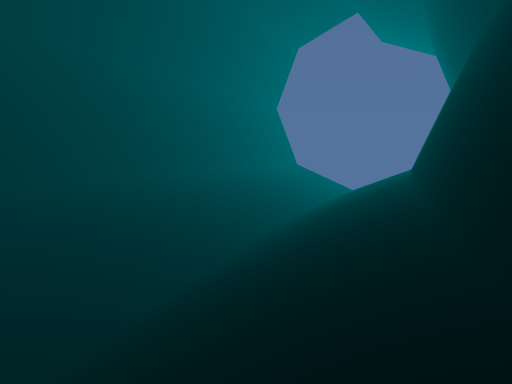
View 1 (above)

13 first-person views from a walk through a scene from a Unity 3-D project. The camera is 1.4 m above the floor, tilts 6° down and sees 70° across. The floor is counted in squares, 2 m on a side. Each view is taken from the middle of a square. On the plan, view 1 faces up. The plan holds only what a view shows up to about 11 squares ahead; the rest is blank. The place goes on beyond the plan.

View 2
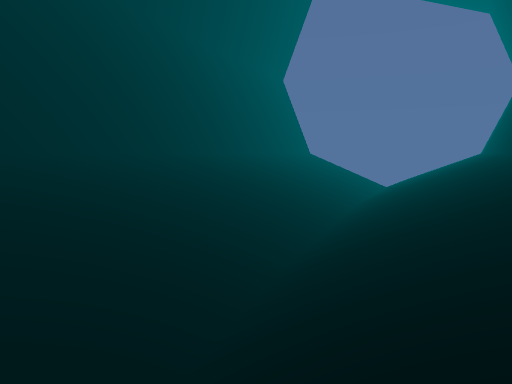

View 3
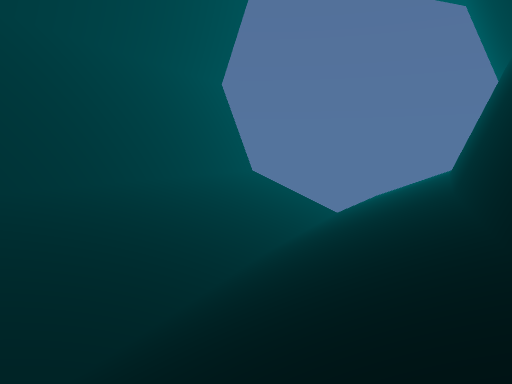

View 4
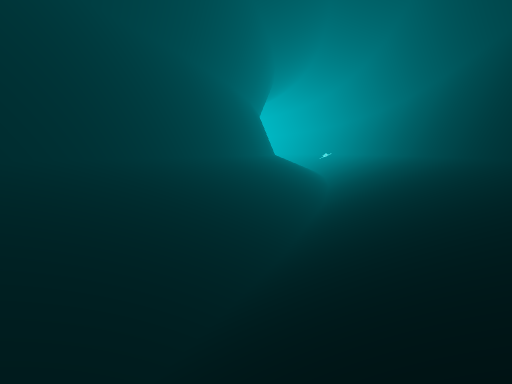

View 5
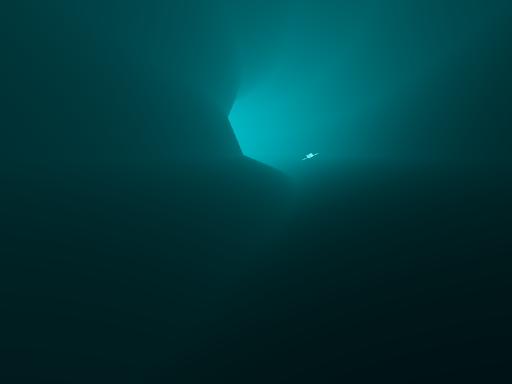

View 6
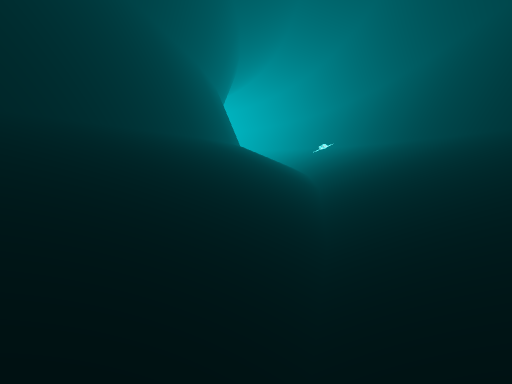

View 7
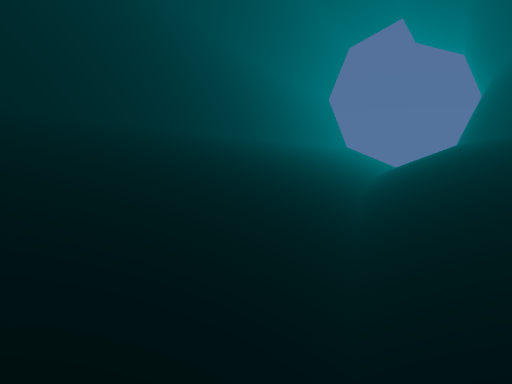

View 8
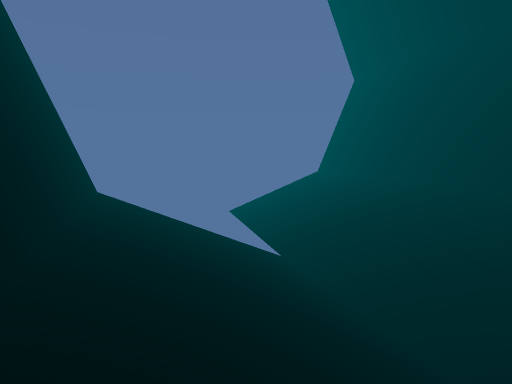

View 9
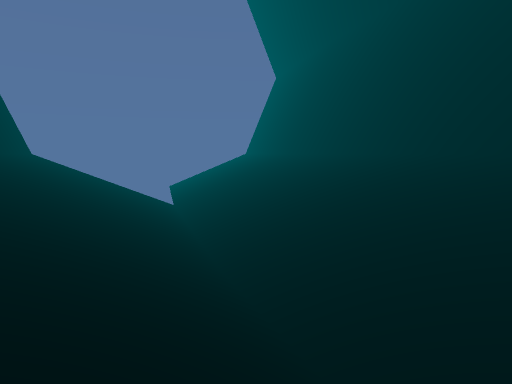

View 10
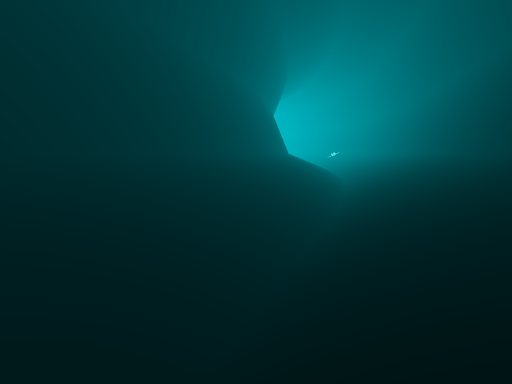

View 11
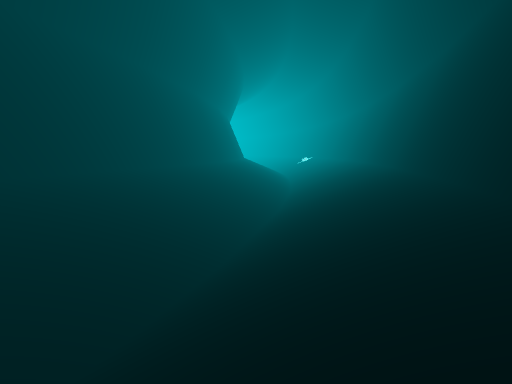

View 12
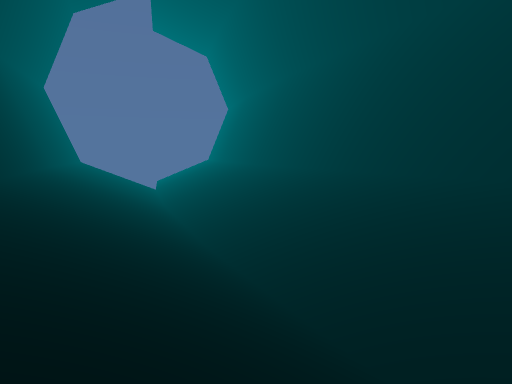

View 13
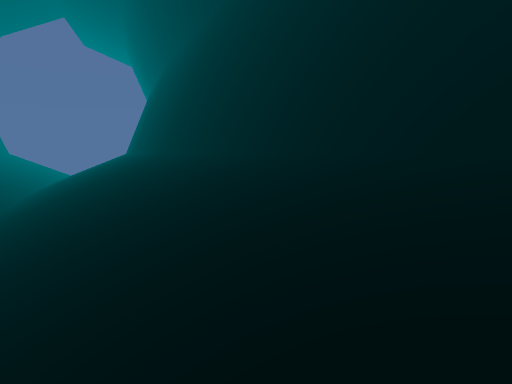

### Floor plan
Key: @ floor where view 1 was taken; # wall or solid block; x gap in a wall; . floor; / step, stairs or slope.
Columns run from 7 left of view 1 to 9 right of it. Each row starts with its distance up from view 1.
 18              ///x
 17         #x   //##
 16         #// ///#
 15        ##/////##
 14        #//////#
 13       ##/////##
 12       #//////#
 11      ##/////##
 10      #//////#
  9     ##//.//##
  8     #//////#
  7     #/////##
  6    ##/////#
  5    #//////#
  4    #//.//##
  3   ##/////#
  2   #/////##
  1   #/////#
  0   #////@#
 -1  ##/////#
 -2  #/////##
 -3  #//.//#
 -4  #/////#
 -5 ##/////#
 -6 #/////##
 -7 #/////#
 -8 #//.//#
 -9 #//.//#
-10 #/////#
-11 #/////#

Where each view was taken, in squares from view 1:
view 1: 0 up, 0 right, facing up
view 2: 4 up, 0 right, facing up
view 3: 6 up, 2 right, facing up
view 4: 7 up, 1 left, facing down
view 5: 1 up, 3 left, facing down
view 6: 3 down, 3 left, facing down
view 7: 3 down, 3 left, facing up
view 8: 12 up, 0 right, facing up-right
view 9: 9 up, 0 right, facing up-right
view 10: 9 up, 0 right, facing down
view 11: 3 up, 3 left, facing down
view 12: 3 up, 3 left, facing up-right
view 13: 3 down, 2 left, facing up-right
